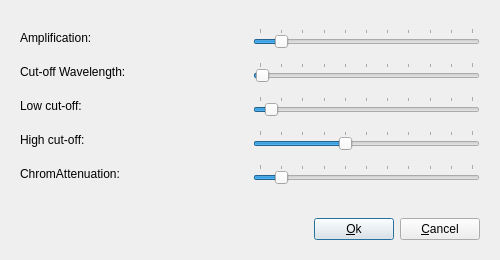
<?xml version="1.0" encoding="UTF-8"?>
<ui version="4.0">
 <class>MotionDialog</class>
 <widget class="QDialog" name="MotionDialog">
  <property name="geometry">
   <rect>
    <x>0</x>
    <y>0</y>
    <width>500</width>
    <height>260</height>
   </rect>
  </property>
  <property name="windowTitle">
   <string>Eulerian Motion Magnification</string>
  </property>
  <layout class="QGridLayout" name="gridLayout">
   <item row="0" column="0">
    <layout class="QVBoxLayout" name="verticalLayout">
     <item>
      <widget class="QWidget" name="widget" native="true">
       <layout class="QVBoxLayout" name="verticalLayout_2">
        <item>
         <layout class="QHBoxLayout" name="horizontalLayout">
          <item>
           <widget class="QLabel" name="alphaLabel">
            <property name="text">
             <string>Amplification:</string>
            </property>
           </widget>
          </item>
          <item>
           <widget class="QSlider" name="alphaSlider">
            <property name="sizePolicy">
             <sizepolicy hsizetype="Preferred" vsizetype="Fixed">
              <horstretch>0</horstretch>
              <verstretch>0</verstretch>
             </sizepolicy>
            </property>
            <property name="maximum">
             <number>100</number>
            </property>
            <property name="singleStep">
             <number>10</number>
            </property>
            <property name="pageStep">
             <number>10</number>
            </property>
            <property name="value">
             <number>10</number>
            </property>
            <property name="orientation">
             <enum>Qt::Horizontal</enum>
            </property>
            <property name="tickPosition">
             <enum>QSlider::TicksAbove</enum>
            </property>
           </widget>
          </item>
         </layout>
        </item>
        <item>
         <layout class="QHBoxLayout" name="horizontalLayout_2">
          <item>
           <widget class="QLabel" name="lambdaLabel">
            <property name="text">
             <string>Cut-off Wavelength:</string>
            </property>
           </widget>
          </item>
          <item>
           <widget class="QSlider" name="lambdaSlider">
            <property name="sizePolicy">
             <sizepolicy hsizetype="Preferred" vsizetype="Fixed">
              <horstretch>0</horstretch>
              <verstretch>0</verstretch>
             </sizepolicy>
            </property>
            <property name="maximum">
             <number>1000</number>
            </property>
            <property name="singleStep">
             <number>10</number>
            </property>
            <property name="pageStep">
             <number>100</number>
            </property>
            <property name="value">
             <number>10</number>
            </property>
            <property name="orientation">
             <enum>Qt::Horizontal</enum>
            </property>
            <property name="tickPosition">
             <enum>QSlider::TicksAbove</enum>
            </property>
           </widget>
          </item>
         </layout>
        </item>
        <item>
         <layout class="QHBoxLayout" name="horizontalLayout_4">
          <item>
           <widget class="QLabel" name="flLabel">
            <property name="sizePolicy">
             <sizepolicy hsizetype="Preferred" vsizetype="Fixed">
              <horstretch>0</horstretch>
              <verstretch>0</verstretch>
             </sizepolicy>
            </property>
            <property name="text">
             <string>Low cut-off:</string>
            </property>
            <property name="alignment">
             <set>Qt::AlignLeading|Qt::AlignLeft|Qt::AlignVCenter</set>
            </property>
           </widget>
          </item>
          <item>
           <widget class="QSlider" name="flSlider">
            <property name="sizePolicy">
             <sizepolicy hsizetype="Preferred" vsizetype="Fixed">
              <horstretch>0</horstretch>
              <verstretch>0</verstretch>
             </sizepolicy>
            </property>
            <property name="maximum">
             <number>100</number>
            </property>
            <property name="value">
             <number>5</number>
            </property>
            <property name="orientation">
             <enum>Qt::Horizontal</enum>
            </property>
            <property name="tickPosition">
             <enum>QSlider::TicksAbove</enum>
            </property>
           </widget>
          </item>
         </layout>
        </item>
        <item>
         <layout class="QHBoxLayout" name="horizontalLayout_3">
          <item>
           <widget class="QLabel" name="fhLabel">
            <property name="sizePolicy">
             <sizepolicy hsizetype="Preferred" vsizetype="Fixed">
              <horstretch>0</horstretch>
              <verstretch>0</verstretch>
             </sizepolicy>
            </property>
            <property name="text">
             <string>High cut-off:</string>
            </property>
            <property name="alignment">
             <set>Qt::AlignLeading|Qt::AlignLeft|Qt::AlignVCenter</set>
            </property>
           </widget>
          </item>
          <item>
           <widget class="QSlider" name="fhSlider">
            <property name="sizePolicy">
             <sizepolicy hsizetype="Preferred" vsizetype="Fixed">
              <horstretch>0</horstretch>
              <verstretch>0</verstretch>
             </sizepolicy>
            </property>
            <property name="maximum">
             <number>100</number>
            </property>
            <property name="pageStep">
             <number>10</number>
            </property>
            <property name="value">
             <number>40</number>
            </property>
            <property name="orientation">
             <enum>Qt::Horizontal</enum>
            </property>
            <property name="tickPosition">
             <enum>QSlider::TicksAbove</enum>
            </property>
           </widget>
          </item>
         </layout>
        </item>
        <item>
         <layout class="QHBoxLayout" name="horizontalLayout_5">
          <item>
           <widget class="QLabel" name="chromLabel">
            <property name="sizePolicy">
             <sizepolicy hsizetype="Preferred" vsizetype="Fixed">
              <horstretch>0</horstretch>
              <verstretch>0</verstretch>
             </sizepolicy>
            </property>
            <property name="text">
             <string>ChromAttenuation:</string>
            </property>
            <property name="alignment">
             <set>Qt::AlignLeading|Qt::AlignLeft|Qt::AlignVCenter</set>
            </property>
           </widget>
          </item>
          <item>
           <widget class="QSlider" name="chromSlider">
            <property name="sizePolicy">
             <sizepolicy hsizetype="Preferred" vsizetype="Fixed">
              <horstretch>0</horstretch>
              <verstretch>0</verstretch>
             </sizepolicy>
            </property>
            <property name="maximum">
             <number>10</number>
            </property>
            <property name="pageStep">
             <number>1</number>
            </property>
            <property name="value">
             <number>1</number>
            </property>
            <property name="orientation">
             <enum>Qt::Horizontal</enum>
            </property>
            <property name="tickPosition">
             <enum>QSlider::TicksAbove</enum>
            </property>
           </widget>
          </item>
         </layout>
        </item>
       </layout>
      </widget>
     </item>
    </layout>
   </item>
   <item row="1" column="0">
    <widget class="QWidget" name="buttonWidget" native="true">
     <property name="sizePolicy">
      <sizepolicy hsizetype="Preferred" vsizetype="Fixed">
       <horstretch>0</horstretch>
       <verstretch>0</verstretch>
      </sizepolicy>
     </property>
     <property name="autoFillBackground">
      <bool>false</bool>
     </property>
     <layout class="QHBoxLayout" name="horizontalLayout_8">
      <item>
       <spacer name="horizontalSpacer">
        <property name="orientation">
         <enum>Qt::Horizontal</enum>
        </property>
        <property name="sizeHint" stdset="0">
         <size>
          <width>178</width>
          <height>20</height>
         </size>
        </property>
       </spacer>
      </item>
      <item>
       <widget class="QPushButton" name="okButton">
        <property name="text">
         <string>&amp;Ok</string>
        </property>
       </widget>
      </item>
      <item>
       <widget class="QPushButton" name="cancelButton">
        <property name="text">
         <string>&amp;Cancel</string>
        </property>
       </widget>
      </item>
     </layout>
    </widget>
   </item>
  </layout>
 </widget>
 <resources/>
 <connections>
  <connection>
   <sender>okButton</sender>
   <signal>clicked()</signal>
   <receiver>MotionDialog</receiver>
   <slot>accept()</slot>
   <hints>
    <hint type="sourcelabel">
     <x>361</x>
     <y>226</y>
    </hint>
    <hint type="destinationlabel">
     <x>288</x>
     <y>203</y>
    </hint>
   </hints>
  </connection>
  <connection>
   <sender>cancelButton</sender>
   <signal>clicked()</signal>
   <receiver>MotionDialog</receiver>
   <slot>reject()</slot>
   <hints>
    <hint type="sourcelabel">
     <x>463</x>
     <y>225</y>
    </hint>
    <hint type="destinationlabel">
     <x>495</x>
     <y>204</y>
    </hint>
   </hints>
  </connection>
 </connections>
</ui>
